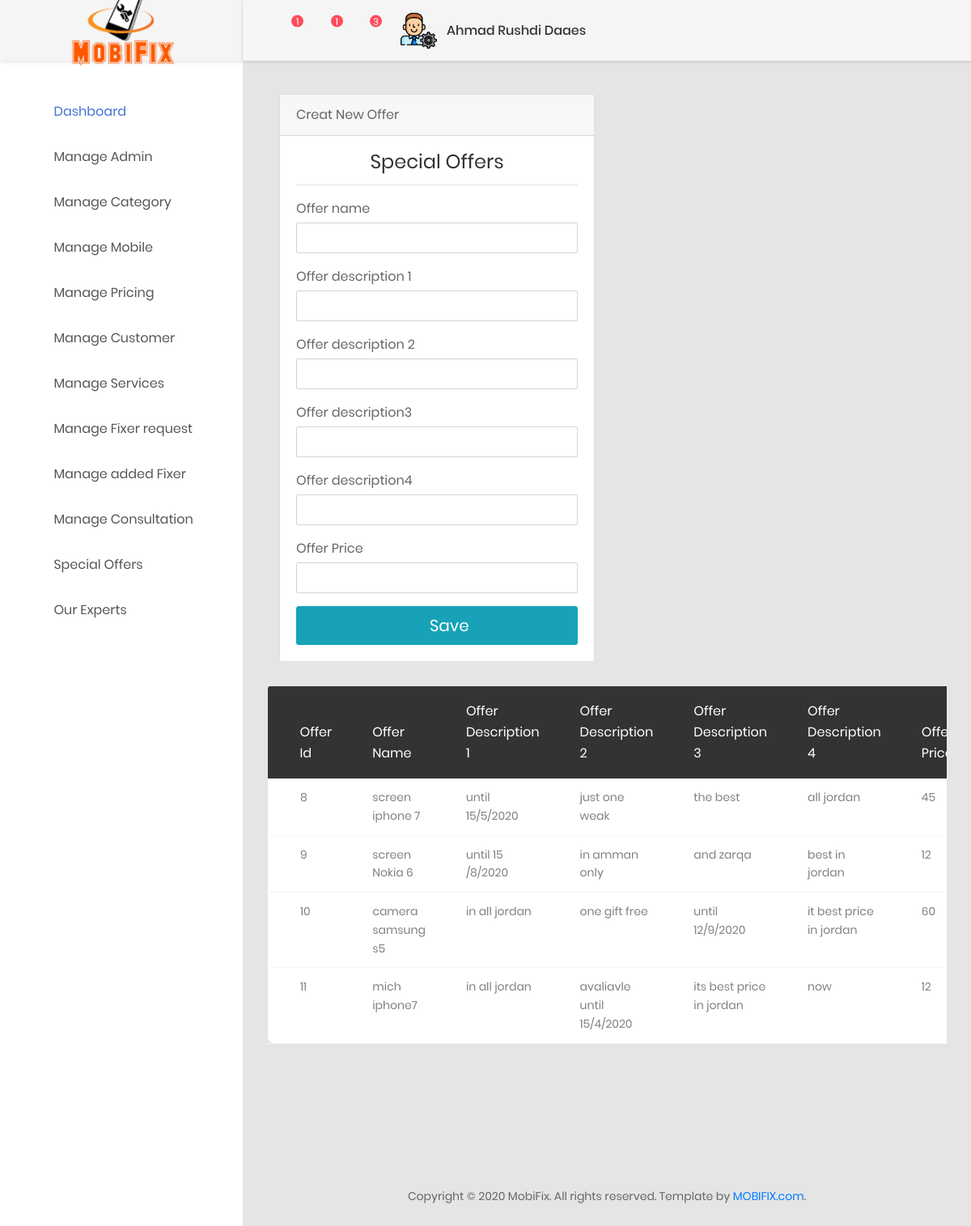
/admin/special_offers.php (signed in), run on the app's committed database.
### tables this page shows
CREATE TABLE `special_offers` (
  `offer_id` int(11) NOT NULL,
  `offer_name` varchar(255) NOT NULL,
  `offer_description1` varchar(255) NOT NULL,
  `offer_description2` varchar(255) NOT NULL,
  `offer_description3` varchar(255) NOT NULL,
  `offer_description4` varchar(255) NOT NULL,
  `offer_price` int(11) NOT NULL
);

### admin/special_offers.php (the view, shortened to what this page needs)
<?php
include '../includes/connection.php';
?>
<?php include '../includes/admin_header.php';?>
<div class="main-content">
    <div class="section__content section__content--p30">
        <div class="container-fluid">
            <div class="row">
                <div class="col-lg-6">
                    <div class="card">
                        <div class="card-header">Creat New Offer</div>
                        <div class="card-body">
                            <div class="card-title">
                                <h3 class="text-center title-2">Special Offers</h3>
                            </div>
                            <hr>
                            <form action="" method="post" novalidate="novalidate" enctype="multipart/form-data">
                                <div class="form-group">
                                    <label for="cc-payment" class="control-label mb-1">Offer name</label>
                                    <input id="cc-pament" name="offer_name" type="text" class="form-control" aria-required="true" aria-invalid="false" >
                                </div>
                                <div class="form-group">
                                    <label for="cc-number" class="control-label mb-1">Offer description 1</label>
                                    <input id="cc-number" name="offer_description1" type="tel" class="form-control cc-number identified visa" value="" data-val="true"
                                           data-val-required="Please enter the card number" data-val-cc-number="Please enter a valid card number"
                                           autocomplete="cc-number">
                                </div>
                                <div class="form-group">
                                    <label for="cc-number" class="control-label mb-1">Offer description 2</label>
                                    <input id="cc-number" name="offer_description2" type="tel" class="form-control cc-number identified visa" value="" data-val="true"
                                           data-val-required="Please enter the card number" data-val-cc-number="Please enter a valid card number"
                                           autocomplete="cc-number">
                                </div>
                                <div class="form-group">
                                    <label for="cc-number" class="control-label mb-1">Offer description3</label>
                                    <input id="cc-number" name="offer_description3" type="tel" class="form-control cc-number identified visa" value="" data-val="true"
                                           data-val-required="Please enter the card number" data-val-cc-number="Please enter a valid card number"
                                           autocomplete="cc-number">
                                </div>
                                <div class="form-group">
                                    <label for="cc-number" class="control-label mb-1">Offer description4</label>
                                    <input id="cc-number" name="offer_description4" type="tel" class="form-control cc-number identified visa" value="" data-val="true"
                                           data-val-required="Please enter the card number" data-val-cc-number="Please enter a valid card number"
                                           autocomplete="cc-number">
                                </div>
                                <div class="form-group">
                                    <label for="cc-number" class="control-label mb-1">Offer Price</label>
                                    <input id="cc-number" name="offer_price" type="number" class="form-control cc-number identified visa" value="" data-val="true"
                                           data-val-required="Please enter the card number" data-val-cc-number="Please enter a valid card number"
                                           autocomplete="cc-number">
                                </div>
                                <div>
                                    <button id="payment-button" name="submit" type="submit" class="btn btn-lg btn-info btn-block">
                                        <i class="fa fa-lock fa-lg"></i>&nbsp;
                                        <span id="payment-button-amount">Save</span>
                                    </button>
                                </div>
                            </form>
                        </div>
                    </div>
                </div>
                <div class="table-responsive m-b-40">
            <table class="table table-borderless table-data3">
                <thead>
                    <tr>
                        <th>offer id</th>
                        <th>offer name</th>
                        <th>offer description 1</th>
                        <th>offer description 2</th>
                        <th>offer description 3</th>
                        <th>offer description 4</th>
                         <th>offer price</th>
                    </tr>
                </thead>
                <tbody>
                    <?php
                    $query = "select * from special_offers";
                    $result = mysqli_query($con, $query);
                    while ($offerSet = mysqli_fetch_assoc($result)) {
                        echo "<tr>";
                        echo "<td>{$offerSet['offer_id']}</td>";
                        echo "<td>{$offerSet['offer_name']}</td>";
                        echo "<td>{$offerSet['offer_description1']}</td>";
                        echo "<td>{$offerSet['offer_description2']}</td>";
                        echo "<td>{$offerSet['offer_description3']}</td>";
                        echo "<td>{$offerSet['offer_description4']}</td>";
                        echo "<td>{$offerSet['offer_price']}</td>";
                        echo "</tr>";
                    }
                    ?>
                </tbody>
            </table>
                        </div>
                    </div>
                </div>
<?php include '../includes/admin_footer.php';?>

### data on the page
special_offers: offer_id "8", offer_name "screen iphone 7", offer_description1 "until 15/5/2020", offer_description2 "just one weak", offer_description3 "the best", offer_description4 "all jordan", offer_price "45"
special_offers: offer_id "9", offer_name "screen Nokia 6", offer_description1 "until 15 /8/2020", offer_description2 "in amman only", offer_description3 "and zarqa", offer_description4 "best in jordan", offer_price "12"
special_offers: offer_id "10", offer_name "camera samsung s5", offer_description1 "in all jordan", offer_description2 "one gift free", offer_description3 "until 12/9/2020", offer_description4 "it best price in jordan", offer_price "60"
special_offers: offer_id "11", offer_name "mich iphone7", offer_description1 "in all jordan", offer_description2 "avaliavle until 15/4/2020", offer_description3 "its best price in jordan", offer_description4 "now", offer_price "12"

### other printed values
$_SESSION['admin_name'] "Ahmad Rushdi Daaes"
